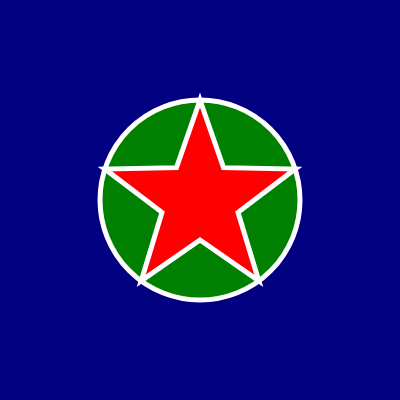
Frame 1 (no input)
Frame 60 (no input): identical to frame 1, image omitted
Frame 120 (the mouse pressed at the canvas centre since frame 60): identical to frame 1, image omitted

The p5.js sketch that drew this single still picture (run headless with seeded random() and noise() and a simulated clock; from frame 60 on, the mouse is pressed at the canvas centre):

// p5.js sketch
// ── sketch.js
function setup() {
  createCanvas(400, 400);
}

function draw() {
  background("navy");
  //Green-Circle w/ White-Outline
  stroke("white");
  strokeWeight(5);
  fill("green");
  circle(200, 200, 200);
  //Red-Star w/ White-Outline
  stroke("white");
  strokeWeight(5);
  fill("red");
  translate(400, 0);
  rotate(PI / 2);
  star(200, 200, 100, 40, 5);
}

//Star Function
function star(x, y, radius1, radius2, npoints) {
  let angle = TWO_PI / npoints;
  let halfAngle = angle / 2.0;
  beginShape();
  for (let a = 0; a < TWO_PI; a += angle) {
    let sx = x + cos(a) * radius2;
    let sy = y + sin(a) * radius2;
    vertex(sx, sy);
    sx = x + cos(a + halfAngle) * radius1;
    sy = y + sin(a + halfAngle) * radius1;
    vertex(sx, sy);
  }
  endShape(CLOSE);
}
